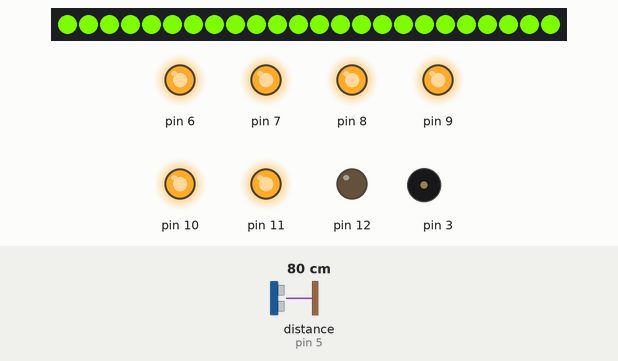
Bench run of a sketch on a simulated Arduino Uno, built with avr-gcc and run on an emulated ATmega328P. On the bench: 24 RGB LEDs in strip order, left to right, output pins drawn as LEDs (lit = HIGH), buzzer (waves = sounding). Wiring (inferred from the names in the program): ultrasonic range finder: trigger pin 4; echo pin 5. The inputs (shaded band) are chosen by the test bench; at power-on: distance to the obstacle (sensor on pin 5) 80 cm. The echo pulse lasts 58.3 µs per cm; pins used as bus, display or sensor lines are not drawn.

Above: at 2.2 s.
2.3 s: distance to the obstacle (sensor on pin 5) set to 13 cm
3.8 s: distance to the obstacle (sensor on pin 5) set to 10 cm
At 5.0 s:
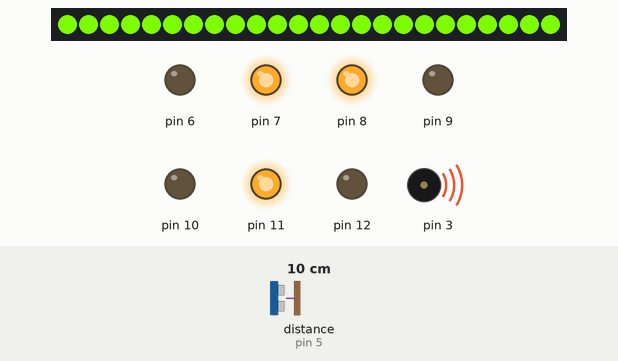
At 6.1 s:
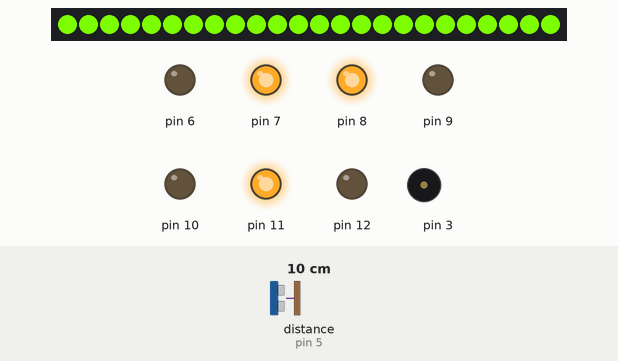
Timing chart, 0 to 7.6 s (numbered marks = the images above; inputs shaded):
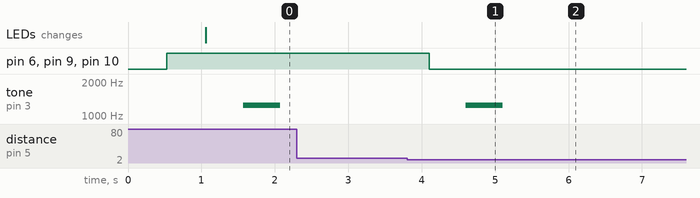

The sketch:

Practica_1_III_I.ino
```cpp
/*
Fundacion kinal
Centro Educativo Tecnico Laboral Kinal
Quinto Perito
Quinto Electronica
Codigo Tecnico: EB5AV
Curso: TALLER ELECTRONICA DIGITAL Y REPARACION DE COMPUTADORAS I
Proyecto: Practica 1 I
Dev: Pether Anderson David Reyes Guzman
Fecha: 21 de Junio
*/
#define A 6
#define B 7
#define C 8
#define D 9
#define E 10
#define F 11
#define G 12
#define salida(pin) pinMode(pin, OUTPUT)
#define entrada(pin) pinMode(pin, INPUT)
#define on(pin) digitalWrite(pin, HIGH)
#define off(pin) digitalWrite(pin, LOW)
#define leer(pin) digitalRead(pin)
#define on0 on(A); on(B); on(C); on(D); on(E); on(F)
#define off0 off(A); off(B); off(C); off(D); off(E); off(F)
#define on1 on(B); on(C)
#define off1 off(B); off(C)
#define on2 on(A); on(B); on(D); on(E); on(G)
#define off2 off(A); off(B); off(D); off(E); off(G)
#define on3 on(A); on(B); on(C); on(D); on(G)
#define off3 off(A); off(B); off(C); off(D); off(G)
#define on4 on(B); on(C); on(F); on(G)
#define off4 off(B); off(C); off(F); off(G)
#define on5 on(A); on(C); on(D); on(F); on(G)
#define off5 off(A); off(C); off(D); off(F); off(G)
#define on6 on(C); on(D); on(E); on(F); on(G)
#define off6 off(C); off(D); off(E); off(F); off(G)
#define on7 on(A); on(B); on(C)
#define off7 off(A); off(B); off(C)
#define on8 on(A); on(B); on(C); on(D); on(E); on(F); on(G)
#define off8 off(A); off(B); off(C); off(D); off(E); off(F); off(G)
#define on9 on(A); on(B); on(C); on(F); on(G)
#define off9 off(A); off(B); off(C); off(F); off(G)
#define pausa delay(500)
#define pin_trig 4
#define pin_echo 5
#include <Adafruit_NeoPixel.h>

byte s=0, contador_dis=0, z=0, paso=0, tono=0;

enum colores {
  rojo,
  verde,
  off};
Adafruit_NeoPixel anillo(24,2, NEO_GRB + NEO_KHZ800);
float readDistance(void);

void setup()
{
  anillo.begin();
  color_leds(off);
  pausa;
  salidas();
  entrada(5);
  control_display(contador_dis);
  color_leds(verde);
}

void loop()
{
  if (distancia_ultras()<11&&distancia_ultras()>5&&paso==0&&contador_dis<11){
    contador_dis++;
    paso=1;
    tono=0;}

  if(distancia_ultras()<6||distancia_ultras()>10){
    paso=0;}

  if(contador_dis<=8){
    control_display(contador_dis);
      if(tono==0){
        tone(3,1250,500);
        delay(500);
        noTone(11);
        tono=1;}}

  if(contador_dis>8){
    if(z==0){
        tone(3,1250,500);
        delay(500);
        noTone(11);
        control_display(contador_dis);
        z++;}
    off8;
    color_leds(rojo);
    on(G);}}

int salidas(){
  for(s=6;s<13;s++){
    salida(s);}
  for(s=4;s<5&&s>1;s--){
    salida(s);}
}

float distancia_ultras(void)
{
  on(pin_trig);
  delayMicroseconds(10);
  off(pin_trig);

  long echo_Sensor = pulseIn(pin_echo, HIGH);
  long distance = echo_Sensor/59;
  return distance;   }

void color_leds(int color)
{
  switch(color)
  {
    case(rojo):
          for(int i =0; i<25; i++){
          anillo.setPixelColor(i,anillo.Color(255,0,0));
          anillo.show(); }
      break;

    case(verde):
        for(int i =0; i<25; i++){
          anillo.setPixelColor(i,anillo.Color(124,252,0));
          anillo.show();}
      break;

    case(off):
          for(int i =0; i<25; i++){
          anillo.setPixelColor(i,anillo.Color(0,0,0));
          anillo.show(); }
      break;
    }
}

void control_display(int i){
  if (i==0){
    on0;
    pausa;}
  if (i==1){
    off0;
    on1;
    pausa;}
   if (i==2){
    off1;
    on2;
    pausa;}
  if (i==3){
    off2;
    on3;
    pausa;}
  if (i==4){
    off3;
    on4;
    pausa;}
  if (i==5){
    off4;
    on5;
    pausa;}
  if (i==6){
    off5;
    on6;
    pausa;}
  if (i==7){
    off6;
    on7;
    pausa;}
  if (i==8){
    off7;
    on8;
    pausa;
    }
  if (i==9){
    off8;
    on9;
    pausa;
    }
}
```

Measured:
- the behaviour switches between 12 and 11 cm on distance to the obstacle (sensor on pin 5) (found by bisection; images 0 and 1)
- after the input at 2.3 s, every drawn part: stays the same
- after the input at 3.8 s, pin 6, pin 9, pin 10: HIGH → LOW after 0.30 s; tone on pin 3: silent → 1250 Hz after 0.80 s, → silent 0.50 s later
